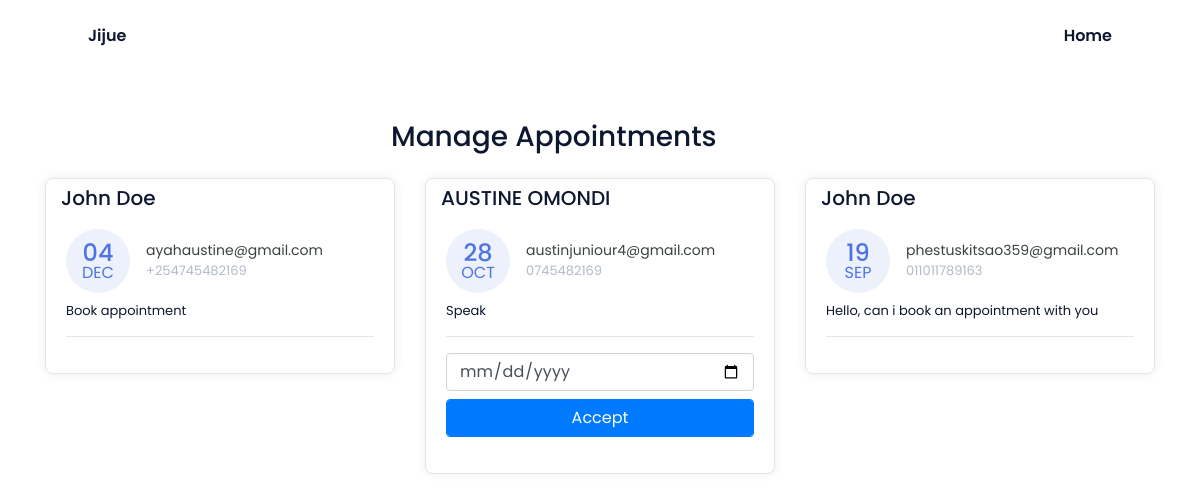
The page /manage-appointments/ on the database as committed earlier.
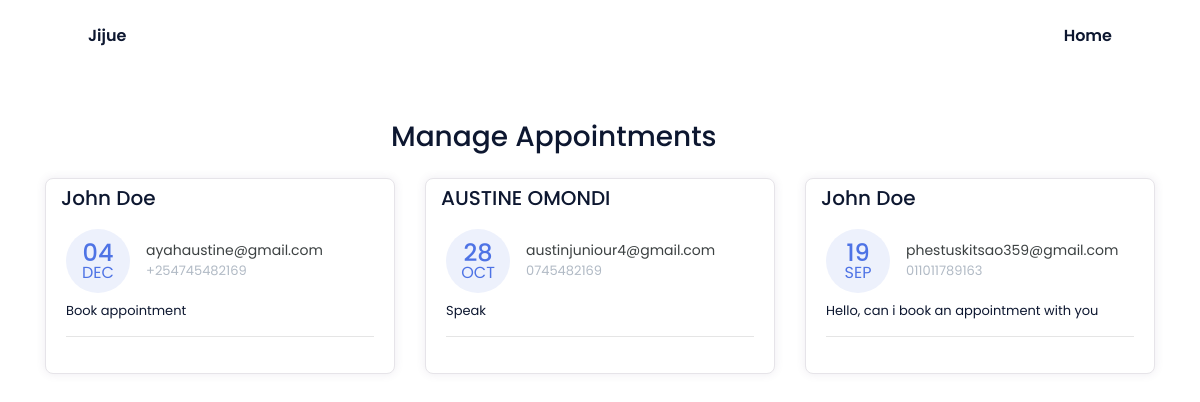
The same page on the database as committed later.
### base/models.py (models this page shows, shortened)
class Appointment(models.Model):
    first_name = models.CharField(max_length=50)
    last_name = models.CharField(max_length=50)
    email = models.CharField(max_length=50)
    phone = models.CharField(max_length=50)
    request = models.TextField(blank=True)
    sent_date = models.DateField(auto_now_add=True)
    accepted = models.BooleanField(default=False)
    accepted_date = models.DateField(auto_now_add=False, null=True, blank=True)
    class Meta:
        ordering = ["-sent_date"]

### base/views.py (the view, shortened to what this page needs)
class ManageAppointmentTemplateView(ListView):
    template_name = "manage-appointments.html"
    model = Appointment
    context_object_name = "appointments"
    login_required = True
    paginate_by = 3
    def get_context_data(self, *args, **kwargs):
        context = super().get_context_data(*args, **kwargs)
        appointments = Appointment.objects.all()
        context.update({
            "title": "Manage Appointments"
        })
        return context

### templates/manage-appointments.html (shortened to what this page needs)
{% extends 'base.html' %}
{% block cta %}
{% block content %}
    <div class="container mt-5">
        <div class="col-11 text-center mt-4 mb-4">
            <h3>
                Manage Appointments
            </h3>
        </div>
        <div class="row">
        {% for app in appointments %}
            <div class="col-lg-4">
                <div class="card card-margin">
                    <div class="card-header no-border">
                        <h5 class="card-title">{{app.first_name}} {{app.last_name}}</h5>
                    </div>
                    <div class="card-body pt-0">
                        <div class="widget-49">
                            <div class="widget-49-title-wrapper">
                                <div class="widget-49-date-primary">
                                    <span class="widget-49-date-day">{{app.sent_date|date:"d"}}</span>
                                    <span class="widget-49-date-month">{{app.sent_date|date:"M"}}</span>
                                </div>
                                <div class="widget-49-meeting-info">
                                    <span class="widget-49-pro-title">{{app.email}}</span>
                                    <span class="widget-49-meeting-time">{{app.phone}}</span>
                                </div>
                            </div>
                            <div class="widget-49-meeting-points">
                                <span>{{app.request}}</span>
                            </div>
                            <hr class="w-100">
                            {% if app.accepted == False %}
                            <form method="POST" action="{% url 'manage' %}">
                            <div class="form-group">
                                <input type="date" name="date" class="form-control mb-2"
                                    placeholder="dd-mm-yyyy" value=""
                                    min="1997-01-01" max="2030-12-31">
                                <input class="btn-block btn-primary form-control" type="submit" value="Accept">
                            </div>
                            </form>
                            {% endif %}
                        </div>
                    </div>
                </div>
            </div>
        {% endfor %}
        </div>
{% endblock content %}
{% endblock cta %}

### templates/base.html (shortened to what this page needs)
{% load static %}
<!DOCTYPE html>
<html lang="en">
  <head>
    <link href="{% static 'css/bootstrap.min.css' %}" rel="stylesheet" />
    <link href="{% static 'css/bootstrap.css' %}" rel="stylesheet" />
    <link href="{% static 'styles/style.css' %}" rel="stylesheet" />
    <link
      rel="stylesheet"
      href="https://cdnjs.cloudflare.com/ajax/libs/font-awesome/5.15.3/css/all.min.css"
    />
    <link rel="stylesheet" href="{% static 'css/styles.css' %}" />
  </head>
  <body>
  <header>
      <nav class="nav bd-grid">
        <div>
            <a href="#" class="nav__logo">Jijue</a>
        </div>
        <div class="nav__menu" id="nav-menu">
            <ul class="nav__list">
                <li class="nav__item"><a href="/" class="nav__link">Home</a></li>
            </ul>
        </div>
    </nav>
  </header>
      {% block cta %}{% endblock cta %}
    </div>
  </body>
</html>

### static/styles/style.css (style rules this page uses)
:root { --header-height: 3rem; --font-semi: 600; --hue-color: 224; --first-color: hsl(var(--hue-color), 89%, 60%); --second-color: hsl(var(--hue-color), 56%, 12%); --body-font: 'Poppins', sans-serif; --big-font-size: 2rem; --h2-font-size: 1.25rem; --normal-font-size: .938rem; --smaller-font-size: .75rem; --mb-2: 1rem; --mb-4: 2rem; --mb-5: 2.5rem; --mb-6: 3rem; --z-back: -10; --z-fixed: 100; }
@media screen and (min-width: 968px) { :root { --big-font-size: 3.5rem; --h2-font-size: 2rem; --normal-font-size: 1rem; --smaller-font-size: .875rem; } }
html { scroll-behavior: smooth; }
body { margin: var(--header-height) 0 0 0; font-family: var(--body-font); font-size: var(--normal-font-size); color: var(--second-color); }
ul { margin: 0; padding: 0; list-style: none; }
a { text-decoration: none; }
.bd-grid { max-width: 1024px; display: grid; margin-left: var(--mb-2); margin-right: var(--mb-2); }
.nav { height: var(--header-height); display: flex; justify-content: space-between; align-items: center; font-weight: var(--font-semi); }
.nav__item { margin-bottom: var(--mb-4); }
.nav__link { position: relative; color: #fff; }
.nav__logo { color: var(--second-color); }
@media screen and (min-width: 768px) { body { margin: 0; } }
@media screen and (min-width: 768px) { .nav { height: calc(var(--header-height) + 1.5rem); } }
@media screen and (min-width: 768px) { .nav__list { display: flex; padding-top: 0; } }
@media screen and (min-width: 768px) { .nav__item { margin-left: var(--mb-6); margin-bottom: 0; } }
@media screen and (min-width: 768px) { .nav__link { color: var(--second-color); } }
@media screen and (min-width: 992px) { .bd-grid { margin-left: auto; margin-right: auto; } }

Rows that differ between the two databases and show on the page:
changed Appointment "AUSTINE": accepted False → True (drawn); value "Accept" → (not shown)
